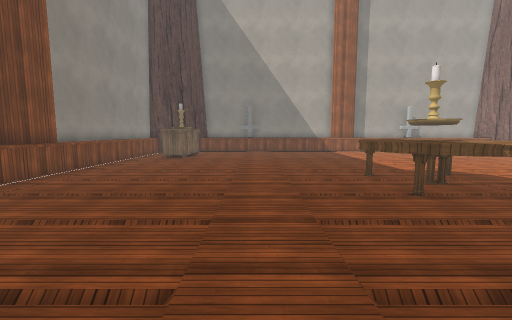
[1] (above)

24 first-person views from a walk through a Unity game level. The camera is 1.5 m above the floor, tilts 6° down and sees 90° across. The floor is counted in squares, 1 m on a side. Each view is taken from the middle of a square. On the plan, view 1 faces up. The plan holds only what a view shows up to about 13 squares ahead; the rest is blank. The player character is not drawn. Some surface patterns are stand-ins.

[2]
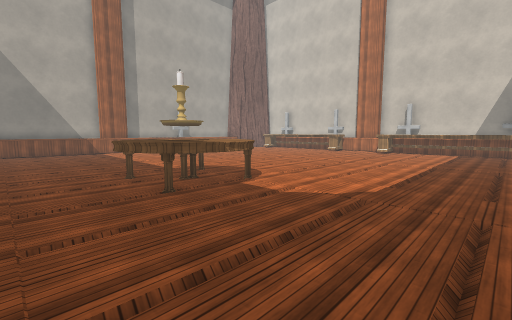

[3]
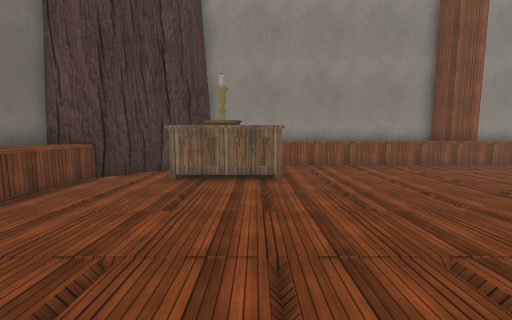

[4]
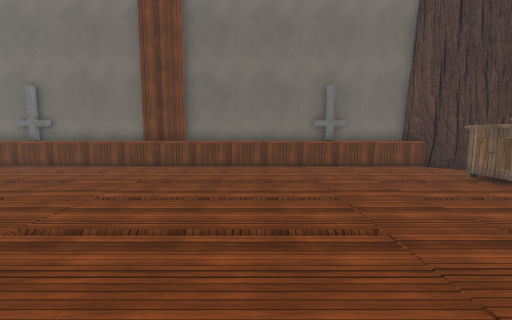

[5]
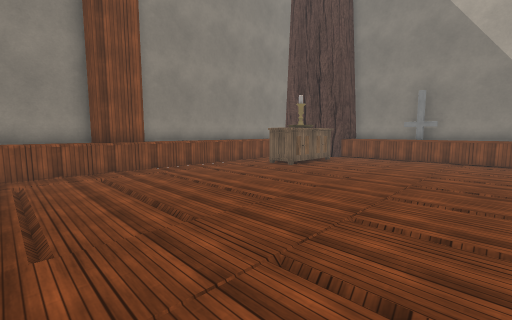

[6]
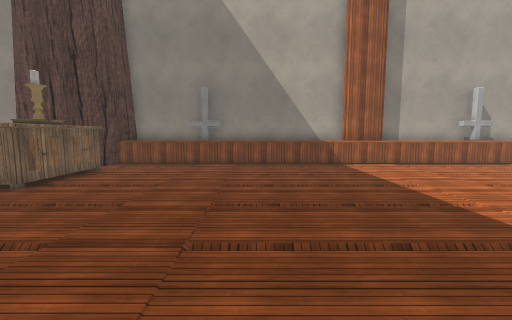

[7]
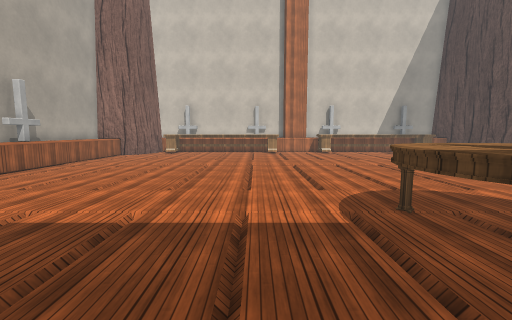

[8]
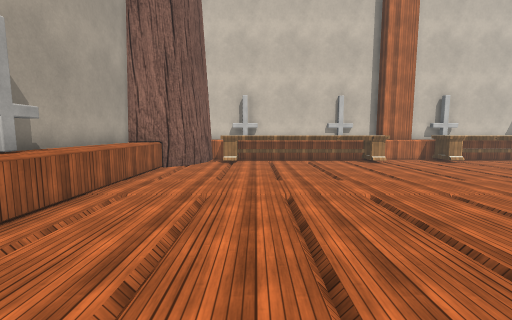

[9]
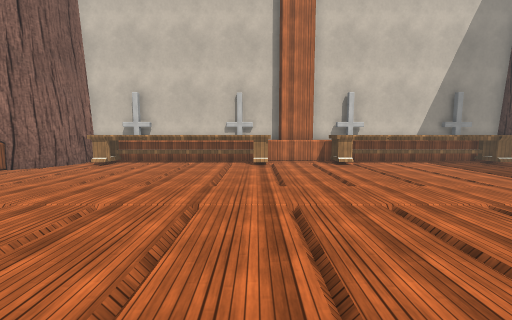

[10]
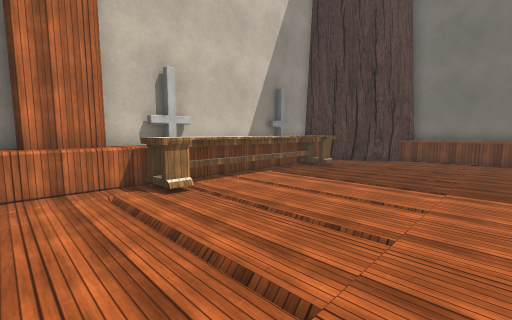

[11]
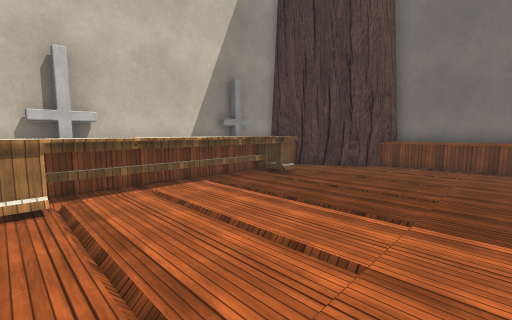

[12]
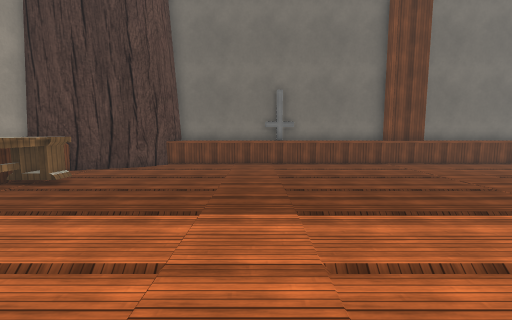

[13]
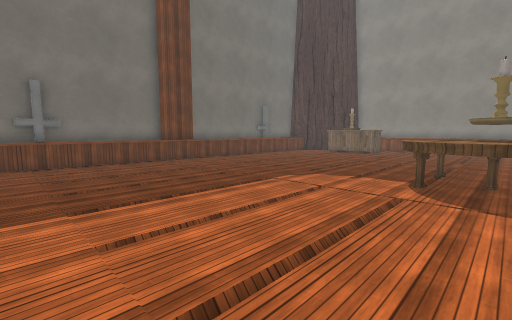

[14]
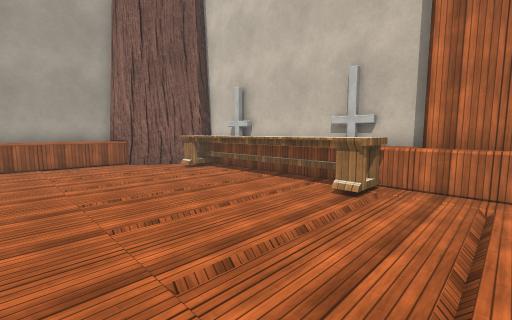

[15]
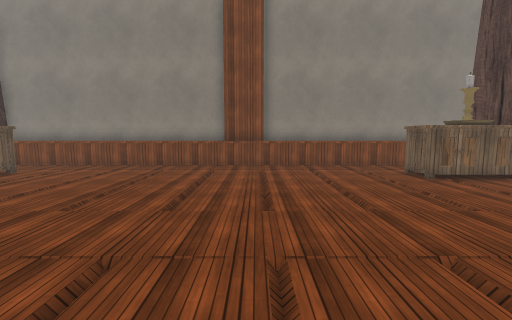

[16]
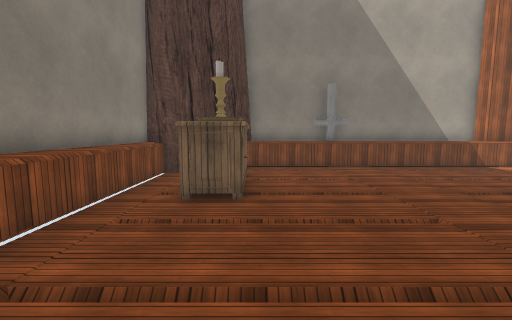

[17]
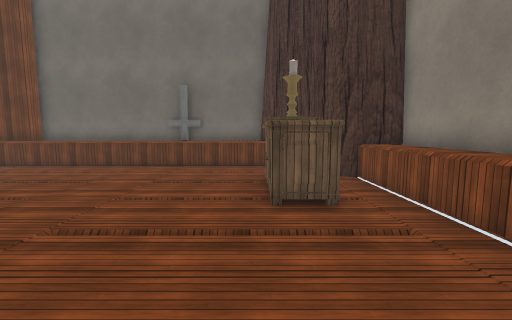

[18]
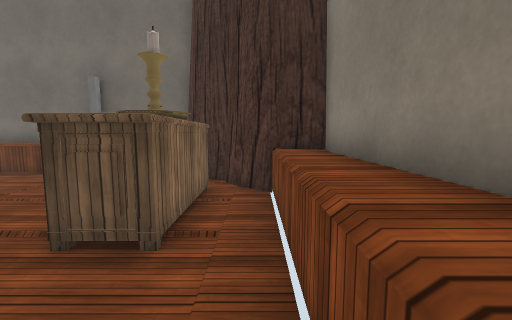

[19]
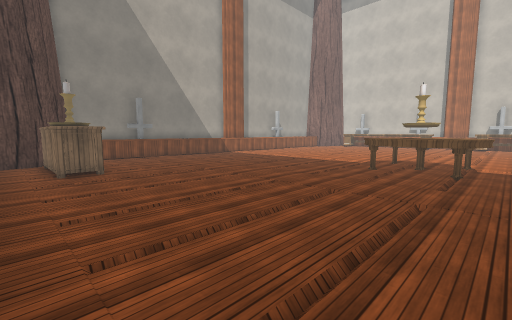

[20]
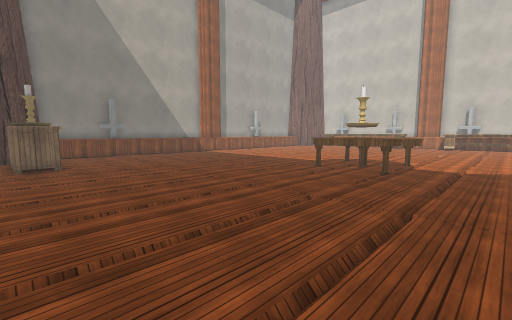

[21]
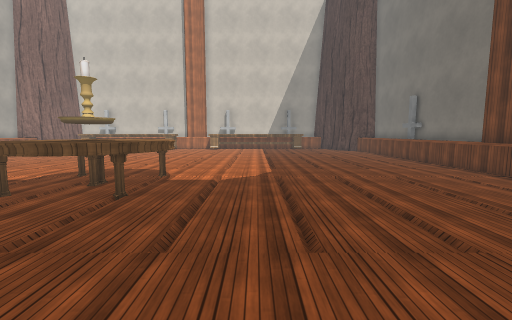

[22]
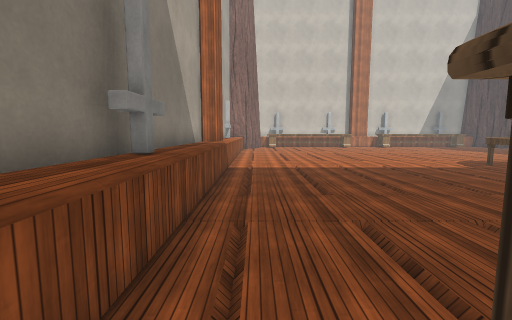

[23]
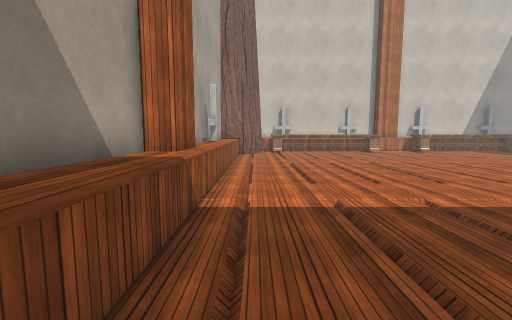

[24]
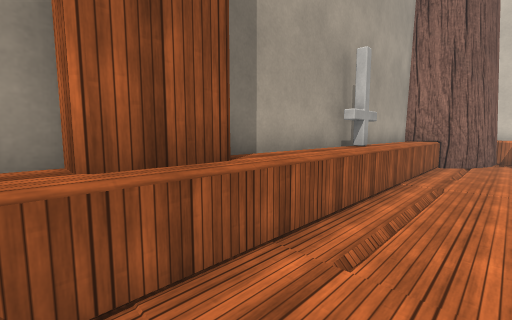

### Floor plan
Key: @ floor where view 1 was taken; # wall or solid block; . floor; ^ raised ledge; T table; R drawers.
Columns run from 9 left of view 1 to 24 right of it. Each row starts with its distance up from view 1.
 23      ########################
 22     #^^^##^^^^^^^^^^^^#^^^^^#
 21 #^ ##^^^^^^^^^^^^^^^^^^^^^^^^#
 20 #^##.........................###^#
 19 #^.R R........................^^^#
 18 #^.R R........................^^^#
 17 #^.R R........................^^^#
 16 #^.RRR........................^^^#
 15 #^............................^^^#
 14 #^............................^^^#
 13 #^............................^^^#
 12 #^............................^^^#
 11 #^............................^^^#
 10 ##............TT...............^^#
  9 ##...........TTTT...............##
  8 #^..........TTTTTT..............##
  7 #^..........TTTTT.............^^^#
  6 #^...........TTTT.............^^^#
  5 #^............................^^^#
  4 #^............................^^^#
  3 #^............................^^^#
  2 #^............................^^^#
  1 #^.RRR........................^^^#
  0 #^.R R...@....................^^^#
 -1 #^.R R........................^^^#
 -2 #^.R R.......................... #
 -3  ##R R.........................###
 -4   ##..........................##
 -5    ##........................##
 -6     #^^^^^^^^^^^##^^^^^^^^^^##
 -7      ########################

Where each view was taken, in squares from view 1:
view 1: 0 up, 0 right, facing up
view 2: 0 up, 1 right, facing up-right
view 3: 0 up, 4 right, facing left
view 4: 6 up, 3 right, facing down
view 5: 6 up, 3 right, facing up-left
view 6: 9 up, 2 right, facing up
view 7: 12 up, 2 right, facing right
view 8: 17 up, 8 right, facing right
view 9: 11 up, 9 right, facing right
view 10: 10 up, 15 right, facing down-right
view 11: 7 up, 15 right, facing down-right
view 12: 7 up, 15 right, facing down
view 13: 8 up, 15 right, facing down-left
view 14: 8 up, 15 right, facing up-right
view 15: 10 up, 4 right, facing left
view 16: 10 up, 4 left, facing up
view 17: 6 up, 4 left, facing down
view 18: 4 up, 7 left, facing down
view 19: 5 up, 7 left, facing up-right
view 20: 3 up, 6 left, facing up-right
view 21: 3 up, 2 left, facing right
view 22: 20 up, 5 left, facing right
view 23: 20 up, 1 right, facing right
view 24: 19 up, 6 right, facing up-right
